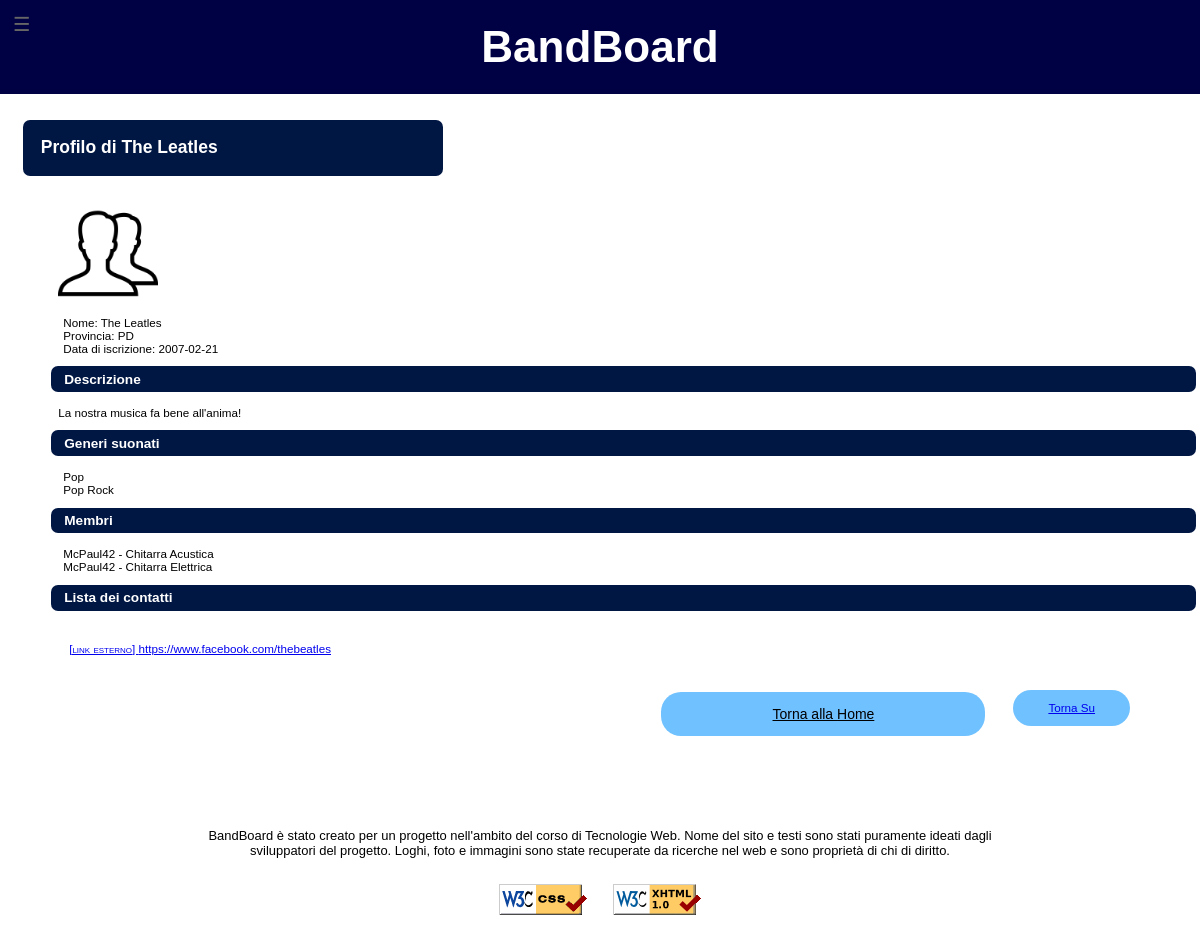
Page /profiloGruppo/profiloGruppo.php?idGruppo=1 on the committed database.
### tables this page shows
CREATE TABLE IF NOT EXISTS GeneriGruppi (
	gruppo		    INT(10) UNSIGNED NOT NULL,
	genere			VARCHAR(45) NOT NULL,
	PRIMARY KEY (gruppo, genere),
	FOREIGN KEY (gruppo) REFERENCES Gruppi (idGruppo)
	    ON DELETE CASCADE
	    ON UPDATE CASCADE,
    FOREIGN KEY (genere) REFERENCES GeneriMusicali (nome)
        ON DELETE CASCADE
        ON UPDATE CASCADE
);

CREATE TABLE IF NOT EXISTS Conoscenze (
	idConoscenza	INT(10) UNSIGNED PRIMARY KEY AUTO_INCREMENT,
	utente			VARCHAR(25) NOT NULL,
	strumento		VARCHAR(45) NOT NULL,
	FOREIGN KEY (utente) REFERENCES Utenti (username)
	    ON DELETE CASCADE
	    ON UPDATE CASCADE,
    FOREIGN KEY (strumento) REFERENCES Strumenti (nome)
        ON DELETE CASCADE
        ON UPDATE CASCADE
);

CREATE TABLE IF NOT EXISTS ContattiGruppi (
	idContatto		INT(10) UNSIGNED PRIMARY KEY AUTO_INCREMENT,
	gruppo		    INT(10) UNSIGNED NOT NULL,
	tipoContatto	VARCHAR(20) NOT NULL,
	contatto		VARCHAR(100) NOT NULL COMMENT 'Stringa contenente il recapito',
	FOREIGN KEY (gruppo) REFERENCES Gruppi (idGruppo)
	    ON DELETE CASCADE
	    ON UPDATE CASCADE,
    FOREIGN KEY (tipoContatto) REFERENCES TipiContatti (nome)
        ON DELETE CASCADE
        ON UPDATE CASCADE
);

### lib/php/paths.php (called while the page is built)
<?php
class Paths {
	public static function getRelativePath($from, $to) {
		$from = is_dir($from) ? rtrim($from, '\/') . '/' : $from;
		$to   = is_dir($to)   ? rtrim($to, '\/') . '/'   : $to;
		$from = str_replace('\\', '/', $from);
		$to   = str_replace('\\', '/', $to);
		$from     = explode('/', $from);
		$to       = explode('/', $to);
		$relPath  = $to;
		foreach ($from as $depth => $dir) {
			if ($dir === $to[$depth]) {
				array_shift($relPath);
			} else {
				$remaining = count($from) - $depth;
				if ($remaining > 1) {
					$padLength = (count($relPath) + $remaining - 1) * -1;
					$relPath = array_pad($relPath, $padLength, '..');
					break;
				} else {
					$relPath[0] = './' . $relPath[0];
				}
			}
		}
		return implode('/', $relPath);
	}
}

### profiloGruppo/profiloGruppo.php (the view, shortened to what this page needs)
<?php
include_once "../lib/php/start.php";
include_once "../lib/php/header.php";
include_once "../lib/php/menu.php";
include_once "../lib/php/footer.php";
function getNome($codice) {
	$nome="";
	$connessione=dbConnectionData::getMysqli();
	try {
		if ($connessione->connect_errno) {
			throw new Exception("Connessione fallita: ".$connessione->connect_error.".");
		} else {
			$query="SELECT nome FROM Gruppi WHERE idGruppo=\"".$codice."\"";
			if (!$result=$connessione->query($query)) {
				$page .= "Query non valida: ".$connessione->error.".";
			} else {
				if ($result->num_rows>0) {
					$row=$result->fetch_array(MYSQLI_ASSOC);
					$nome=$row['nome'];
				}
			}
		}
	} catch (Exception $e){
		$page .= "Errore: dati non recuperati (".$e->getMessage().").";
	}
	return $nome;
}
$page="";
$page=$page.Start::getHead(array(
	'Titolo' => getNome($_REQUEST['idGruppo'])." - BandBoard",
	'DescrizioneBreve' => "Profilo Gruppo - BandBoard",
	'Descrizione' => "Pagina di visualizzazione di un gruppo del sito BandBoard",
	'Keywords' => array("BandBoard", "profilo", getNome($_REQUEST['idGruppo']), "gruppo", "band", "bacheca", "musica", "musicisti", "gruppi"),
	'Stylesheets' => array("style.css"),
	'Extra' => array("<link rel=\"stylesheet\" media=\"handheld, screen and (max-width:480px), only screen and (max-device-width:480px)\" href=\"lib/css/style_mobile.css\" type=\"text/css\" />", '<link rel="stylesheet" type="text/css" media="print" href="../lib/css/style_print.css" />')
	));
$page=$page."<body>";
$page=$page.Header::getHeader();
if (isset($_SESSION['username'])) {
	$logout="<div class=\"logout\">
                <form action=\"../lib/php/logout.php\" method=\"post\">
	                <p><input type=\"submit\" id=\"logout\" value=\"Logout\" /></p>
                </form>
            </div>";
	$page=$page.$logout;
	$page=$page."<div class=\"nav\">".Menu::getMenu(array('<a href="../index.php" xml:lang="en" lang="en">Home</a>', "<a href='../settings/index.php'>Modifica Profilo</a>", "<a href='../cercaUtenti/index.php'>Cerca Utenti</a>", "<a href='../cercaGruppi/index.php'>Cerca Gruppi</a>", "<a href='../gestioneGruppi/gestioneGruppi.php'>I miei Gruppi</a>"))."</div>";
} else {
	$page=$page."<div class=\"nav\">".Menu::getMenu(array('<a href="../index.php" xml:lang="en" lang="en">Home</a>', "<a href='../cercaUtenti/index.php'>Cerca Utenti</a>", "<a href='../cercaGruppi/index.php'>Cerca Gruppi</a>"))."</div>";
}
$page=$page.file_get_contents(realpath(dirname(__FILE__))."/profiloGruppo.txt");
$connessione=dbConnectionData::getMysqli();
try {
	if ($connessione->connect_errno) {
		throw new Exception("Connessione fallita: ".$connessione->connect_error.".");
	} else {
		$query="SELECT idGruppo, nome, immagine, descrizione, provincia, dataIscrizione FROM Gruppi WHERE idGruppo=\"".$_REQUEST["idGruppo"]."\";";
		if (!$result=$connessione->query($query)) {
			$page .= "Query non valida: ".$connessione->error.".";
		} else {
			if ($result->num_rows>0) {
				while ($row=$result->fetch_array(MYSQLI_ASSOC)) {
					if ($row['immagine']==NULL) {
						$row['immagine']="defaultBand.png";
						$img="<img id=\"fotoprofilo\" src=\"../images/site/".htmlentities($row['immagine'])."\" alt=\"Immagine di ".htmlentities($row['nome'])."\" />";
					} else {
						$img="<img id=\"fotoprofilo\" src=\"../images/bands/".htmlentities($row['immagine'])."\" alt=\"Immagine di ".htmlentities($row['nome'])."\" />";
					}
					$page=str_replace("<immagineProfilo />", $img, $page);
					$page=str_replace("<nome />", htmlentities($row['nome']), $page);
					$page=str_replace("<provincia />", htmlentities($row['provincia']), $page);
					$page=str_replace("<dataIscrizione />", substr($row['dataIscrizione'], 0, 10), $page);
					$page=str_replace("<descrizione />", htmlentities($row['descrizione']), $page);
				}
			}
		}
		$query="SELECT gruppo, genere FROM GeneriGruppi WHERE gruppo=\"".$_REQUEST["idGruppo"]."\";";
		$gen="";
		if (!$result=$connessione->query($query)) {
			$page .= "Query non valida: ".$connessione->error.".";
		} else {
			if ($result->num_rows>0) {
			    $gen="<ul>";
				while ($row=$result->fetch_array(MYSQLI_ASSOC)) {
					$gen=$gen."<li>".$row['genere']."</li>";
				}
				$gen=$gen."</ul>";
			} else {
				$gen="<p>Nessun genere</p>";
			}
		}
		$page=str_replace("<generi />", $gen, $page);
		$query="SELECT gruppo, utente, strumento FROM Formazioni JOIN Conoscenze ON ruolo=idConoscenza WHERE gruppo=\"".$_REQUEST["idGruppo"]."\";";
		$members="";
		if (!$result=$connessione->query($query)) {
			$page .= "Query non valida: ".$connessione->error.".";
		} else {
			if ($result->num_rows>0) {
			    $members="<ul>";
				while ($row=$result->fetch_array(MYSQLI_ASSOC)) {
					$members=$members."<li>".$row['utente']." - ".$row['strumento']."</li>";
				}
				$members=$members."</ul>";
			}
		}
		$page=str_replace("<membri />", $members, $page);
		$query="SELECT gruppo, tipoContatto, contatto FROM ContattiGruppi WHERE gruppo=\"".$_REQUEST["idGruppo"]."\" ORDER BY tipoContatto;";
		$contacts="";
		if (!$result=$connessione->query($query)) {
			$page .= "Query non valida: ".$connessione->error.".";
		} else {
			if ($result->num_rows > 0) {
			    $contacts = '<ul>';
				while ($row=$result->fetch_array(MYSQLI_ASSOC)) {
					switch ($row['tipoContatto']) {
						case 'telegram':
						case 'youtube':
						case 'facebook':
							$contacts .= '<li><a class="external" href="' . $row['contatto'] . '" target="_blank">' . $row['contatto'] . '</a></li>';
							break;
					}
				}
				$contacts .= '</ul>';
			} else {
				$contacts = '<p>Nessuna informazione di contatto.</p>';
			}
		}
		$page=str_replace("<contatti />", $contacts, $page);
	}
} catch (Exception $e){
	$page .= "Errore: dati non recuperati (".$e->getMessage().").";
}
if (!isset($_REQUEST['page']) || $_REQUEST['page']=="index") {
	$pagPrec="<p class=\"paginaPrec\"><a href=\"../index.php\" id=\"torna\">Torna alla <span xml:lang=\"en\" lang=\"en\">Home</a></p>";
} else {
	if ($_REQUEST['page']=="ricerca") {
		$pagPrec="<p class=\"paginaPrec\"><a href=\"../cercaGruppi/index.php?num=".$_REQUEST['num']."\" id=\"torna\">Torna alla Ricerca</a></p>";
	}
}
$page=str_replace("<pagPrec />", $pagPrec, $page);
$page=str_replace("<footer />", Footer::getFooter(), $page);
$page=$page."</body></html>";
echo $page;
?>

### rows in the picture
generigruppi: genere "Pop"
generigruppi: genere "Pop Rock"
conoscenze: utente "McPaul42", strumento "Chitarra Acustica"
conoscenze: utente "McPaul42", strumento "Chitarra Elettrica"
contattigruppi: contatto "https://www.facebook.com/thebeatles"

### other values in the picture
$nomeSito "BandBoard"
str_replace("<immagineProfilo />", $img, $page) "Profilo di The Leatles Nome: The Leatles Provincia: PD Data di iscrizione: 2007-02-21 Descrizione La nostra musica fa bene all'anima! Generi suonati Membri Lista dei contatti Torna Su"
